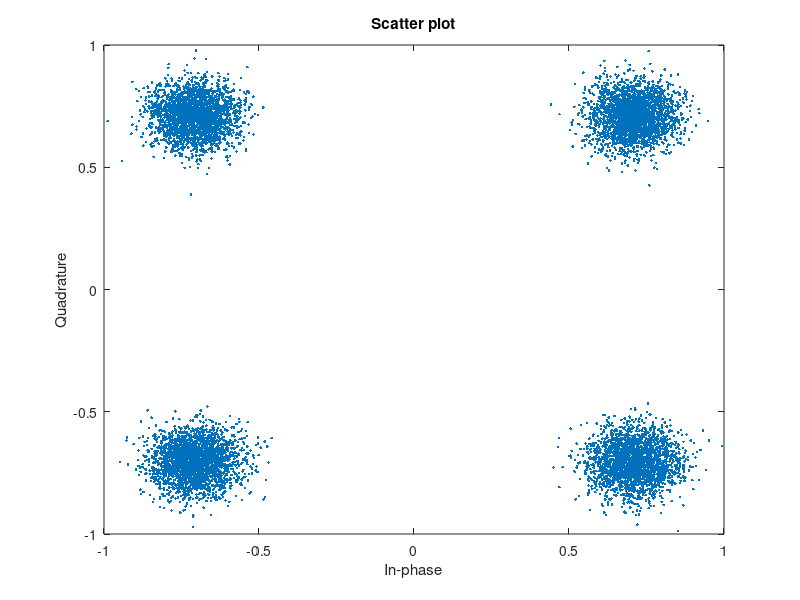

MATLAB code to generate this figure: (Note: this script raises an error after producing the figure.)
close all;

N=512;
delta_c = 31.250e3; % subcarrier_spacing in Hz
prefix_redundancy = 0.0655; % 6.55%

% random QPSK data symbols to modulate with OFDM
rng(2025);                                  % Set seed for reproducibility
M = 4;
dataSymbols = randi([0 M-1], 10000, 1);     % Generate 10000 random QPSK symbols (0, 1, 2, 3)
txSig = pskmod(dataSymbols, M, pi/M);        % QPSK modulation
scatterplot(awgn(txSig,20))

OF = 3;
Lc = round(prefix_redundancy * N);

data = txSig.';
[x, u, w] = OFDMmod(data, N, Lc, OF);

Fs = OF * N * delta_c;       % frecuencia de muestreo tras oversampling y filtro

figure;
pwelch(x, 512, [], 512, Fs);

figure;
pwelch(x, 512, [], 512, Fs, 'centered')

%% With same X and Y axis
[Px, f] = pwelch(x, 512, [], 512, Fs, 'centered');
[Pu, f2] = pwelch(sqrt(OF)*u, 512, [], 512, Fs, 'centered');
figure;
plot(f, 10*log10(Px)); hold on;
plot(f2, 10*log10(Pu));
grid on;

xlabel('Frequency (Hz)');
ylabel('Power/frequency (dB/Hz)');
legend('PSD of x', 'PSD of sqrt(OF)*u');
title('PSD comparison on the same axis');

P = 150;
gtx = srrc(0, P, OF);
figure;
freqz(gtx, 1, 2048, Fs);
grid on;